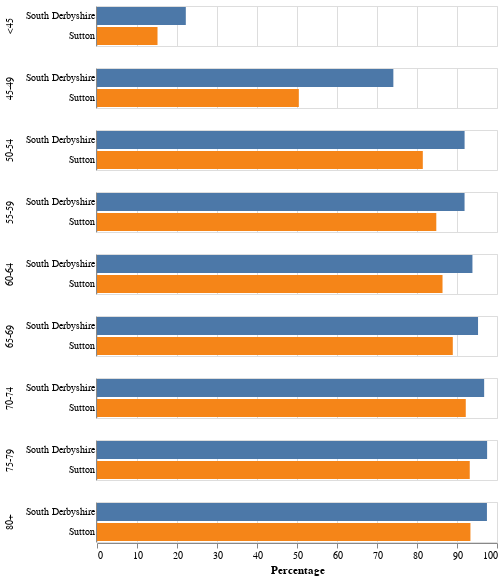

The cell this chart's notebook holds for it:
### Code cell
option = ["Sutton", "South Derbyshire"]

local_area = combined.loc[combined["LTLA Name"].isin(option)].drop(["LTLA Code"], axis=1)
local_area_absolute = vaccinations.loc[vaccinations["LTLA Name"].isin(option)].drop(["LTLA Code"], axis=1)
local_area_population = population.loc[population["LTLA Name"].isin(option)].drop(["LTLA Code"], axis=1)

local_area.rename(columns={"Under 45": "<45"}, inplace=True)
melted_local_area = local_area.melt(value_vars=local_area.columns.drop(["LTLA Name"]), id_vars=["LTLA Name"])
melted_local_area = melted_local_area.rename(columns={"value": "Percentage", "variable": "Age"})    
melted_local_area.reset_index(level=0, inplace=True)

chart = alt.Chart(melted_local_area).mark_bar().encode(
    y=alt.Y('LTLA Name', sort=["index"], axis=alt.Axis(labels=True, ticks=False), title=None),
    x=alt.X('Percentage', scale=alt.Scale(domain=[0, 100])),
    color=alt.Color('LTLA Name', legend=None ),
    row=alt.Row("Age", title=None, sort=["index"]),        
    tooltip=["Age", alt.Tooltip('Percentage', format='.2f')] 
).properties()
chart

### Figure 1 — Vega-Lite specification as saved in the notebook (floating-point values rounded to 4 significant figures)
{"config": {"view": {"continuousWidth": 400, "continuousHeight": 300}}, "data": {"name": "data-e5f3770bd8ccc20e468054595e38a5b2"}, "mark": "bar", "encoding": {"color": {"type": "nominal", "field": "LTLA Name", "legend": null}, "row": {"type": "nominal", "field": "Age", "sort": ["index"], "title": null}, "tooltip": [{"type": "nominal", "field": "Age"}, {"type": "quantitative", "field": "Percentage", "format": ".2f"}], "x": {"type": "quantitative", "field": "Percentage", "scale": {"domain": [0, 100]}}, "y": {"type": "nominal", "axis": {"labels": true, "ticks": false}, "field": "LTLA Name", "sort": ["index"], "title": null}}, "$schema": "https://vega.github.io/schema/vega-lite/v4.8.1.json", "datasets": {"data-e5f3770bd8ccc20e468054595e38a5b2": [{"index": 0, "LTLA Name": "South Derbyshire", "Age": "<45", "Percentage": 22.2}, {"index": 1, "LTLA Name": "Sutton", "Age": "<45", "Percentage": 15.13}, {"index": 2, "LTLA Name": "South Derbyshire", "Age": "45-49", "Percentage": 74.09}, {"index": 3, "LTLA Name": "Sutton", "Age": "45-49", "Percentage": 50.46}, {"index": 4, "LTLA Name": "South Derbyshire", "Age": "50-54", "Percentage": 91.9}, {"index": 5, "LTLA Name": "Sutton", "Age": "50-54", "Percentage": 81.45}, {"index": 6, "LTLA Name": "South Derbyshire", "Age": "55-59", "Percentage": 91.89}, {"index": 7, "LTLA Name": "Sutton", "Age": "55-59", "Percentage": 84.83}, {"index": 8, "LTLA Name": "South Derbyshire", "Age": "60-64", "Percentage": 93.86}, {"index": 9, "LTLA Name": "Sutton", "Age": "60-64", "Percentage": 86.38}, {"index": 10, "LTLA Name": "South Derbyshire", "Age": "65-69", "Percentage": 95.26}, {"index": 11, "LTLA Name": "Sutton", "Age": "65-69", "Percentage": 88.95}, {"index": 12, "LTLA Name": "South Derbyshire", "Age": "70-74", "Percentage": 96.79}, {"index": 13, "LTLA Name": "Sutton", "Age": "70-74", "Percentage": 92.19}, {"index": 14, "LTLA Name": "South Derbyshire", "Age": "75-79", "Percentage": 97.53}, {"index": 15, "LTLA Name": "Sutton", "Age": "75-79", "Percentage": 93.19}, {"index": 16, "LTLA Name": "South Derbyshire", "Age": "80+", "Percentage": 97.49}, {"index": 17, "LTLA Name": "Sutton", "Age": "80+", "Percentage": 93.36}]}}
